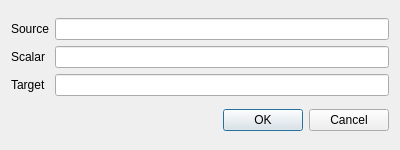
<?xml version="1.0" encoding="UTF-8"?>
<ui version="4.0">
 <class>Dialog</class>
 <widget class="QDialog" name="Dialog">
  <property name="geometry">
   <rect>
    <x>0</x>
    <y>0</y>
    <width>400</width>
    <height>150</height>
   </rect>
  </property>
  <property name="windowTitle">
   <string>Dialog</string>
  </property>
  <layout class="QVBoxLayout" name="verticalLayout">
   <item>
    <layout class="QGridLayout" name="gridLayout">
     <item row="0" column="1">
      <widget class="QLineEdit" name="source_edit"/>
     </item>
     <item row="7" column="0">
      <widget class="QLabel" name="label_target">
       <property name="text">
        <string>Target</string>
       </property>
      </widget>
     </item>
     <item row="3" column="0">
      <widget class="QLabel" name="label_scalar">
       <property name="text">
        <string>Scalar</string>
       </property>
      </widget>
     </item>
     <item row="0" column="0">
      <widget class="QLabel" name="label_source">
       <property name="text">
        <string>Source</string>
       </property>
      </widget>
     </item>
     <item row="7" column="1">
      <widget class="QLineEdit" name="target_edit"/>
     </item>
     <item row="3" column="1">
      <widget class="QLineEdit" name="scalar_edit"/>
     </item>
    </layout>
   </item>
   <item>
    <widget class="QDialogButtonBox" name="buttonBox">
     <property name="orientation">
      <enum>Qt::Horizontal</enum>
     </property>
     <property name="standardButtons">
      <set>QDialogButtonBox::Cancel|QDialogButtonBox::Ok</set>
     </property>
    </widget>
   </item>
  </layout>
 </widget>
 <resources/>
 <connections>
  <connection>
   <sender>buttonBox</sender>
   <signal>accepted()</signal>
   <receiver>Dialog</receiver>
   <slot>accept()</slot>
   <hints>
    <hint type="sourcelabel">
     <x>248</x>
     <y>254</y>
    </hint>
    <hint type="destinationlabel">
     <x>157</x>
     <y>274</y>
    </hint>
   </hints>
  </connection>
  <connection>
   <sender>buttonBox</sender>
   <signal>rejected()</signal>
   <receiver>Dialog</receiver>
   <slot>reject()</slot>
   <hints>
    <hint type="sourcelabel">
     <x>316</x>
     <y>260</y>
    </hint>
    <hint type="destinationlabel">
     <x>286</x>
     <y>274</y>
    </hint>
   </hints>
  </connection>
 </connections>
</ui>
